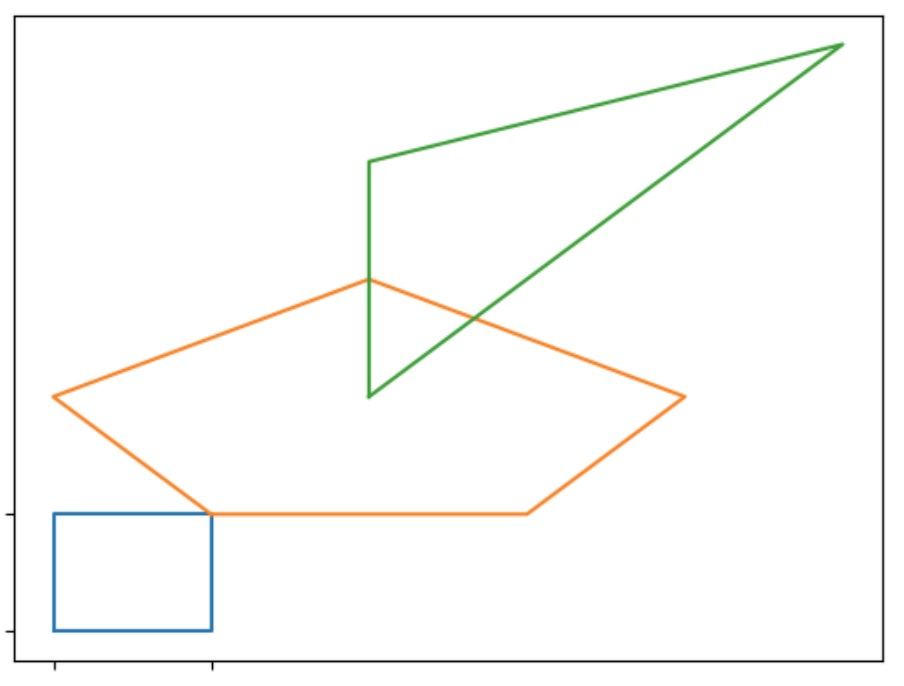

Source code (Python):
import matplotlib.pyplot as plt

MENU = """      
         MENU    
      ==========
      1. Cargar figuras por defecto
      2. Crear una nueva figura desde cero
      3. Dibujar un polígono 
      4. Dibujar todos los polígonos 
      
      9. Salir
      """

print(MENU)

figuras = dict()


opcion = int(input("> "))
while opcion != 9:
    if opcion == 1:
        figuras["pentagono"] = [(1,1), (3,1), (4,2), (2,3), (0,2), (1,1)]
        figuras["triangulo"] = [(2,2), (2,4), (5,5), (2,2)]
        print("2 figuras cargadas...")
    elif opcion == 2:
        figura = input("Introduzca un nombre de figura: ")
        puntos = []
        punto = input("Introduzca el primer punto x,y (Z para terminar): ")
        while punto.upper() != "Z":
            coma = punto.index(",")
            x, y = punto[:coma], punto[coma+1:]
            x = int(x.strip())
            y = int(y.strip())
            puntos.append((x, y))
            punto = input("Siguiente punto x, y (Z para terminar): ")
        
        puntos.append(puntos[0])
        figuras[figura] = puntos
    elif opcion == 3:
        xs = []
        ys = []
        figura = input("Figura a pintar: ")
        if figura in figuras:
            puntos = figuras[figura]
            for x, y in puntos:
                xs.append(x)
                ys.append(y)

            plt.figure()
            plt.plot(xs,ys) 
            plt.show()
        else:
            print("Figura no encontrada")
    elif opcion == 4:
        plt.figure()
        for puntos in figuras.values():
            xs = []
            ys = []
            for x, y in puntos:
                xs.append(x)
                ys.append(y)
            
            plt.plot(xs,ys) 
        
        plt.show()
    elif opcion == 9:
        print("Bye")
    
    print(MENU)
    opcion = int(input("> "))
